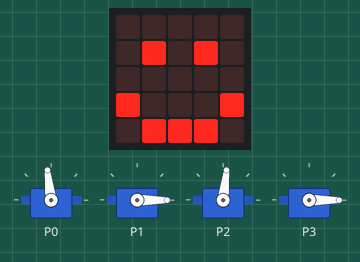
Recording of a program running on a simulated BBC micro:bit (MakeCode). Parts: the board's 5×5 LED display, 4 × servo.

Above: at 0.75 s.
At 2.55 s:
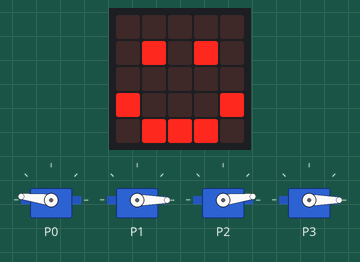
At 4.66 s:
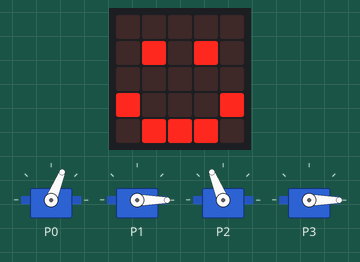
At 8.27 s:
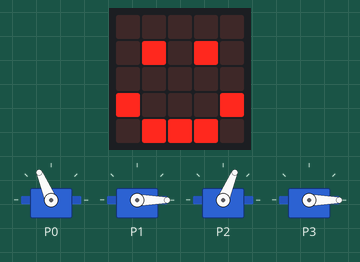
Timing chart, 0 to 40.0 s (numbered marks = the images above):
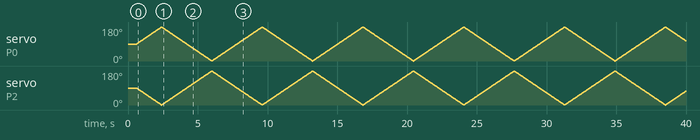

The program:

main.ts
```typescript
basic.showIcon(IconNames.Happy)
let Direct_foot_right = 1
let Direct_foot_left = -1
let Foot_left = 90
let Foot_right = 90
let Leg_left = 0
let Leg_right = 0
pins.servoWritePin(AnalogPin.P0, Foot_right)
pins.servoWritePin(AnalogPin.P1, Leg_right)
pins.servoWritePin(AnalogPin.P2, Foot_left)
pins.servoWritePin(AnalogPin.P3, Leg_left)
basic.forever(function () {
    Foot_right += Direct_foot_right
    Foot_left += Direct_foot_left
    pins.servoWritePin(AnalogPin.P0, Foot_right)
    pins.servoWritePin(AnalogPin.P2, Foot_left)
    if (Foot_right >= 180 || Foot_right <= 0) {
        Direct_foot_right = Direct_foot_right * -1
    }
    if (Foot_left >= 180 || Foot_left <= 0) {
        Direct_foot_left = Direct_foot_left * -1
    }
})
```

test.ts
```typescript
// тут проходять випробування; ця компіляція не відбуватиметься, коли цей пакет використовуватиметься як розширення.
```
